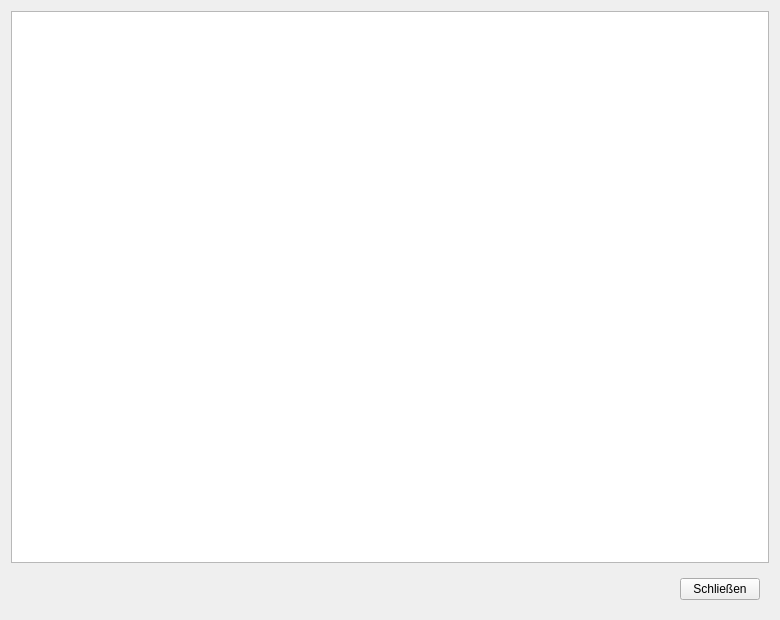
<?xml version="1.0" encoding="UTF-8"?>
<ui version="4.0">
 <class>ErrorLog</class>
 <widget class="QWidget" name="ErrorLog">
  <property name="geometry">
   <rect>
    <x>0</x>
    <y>0</y>
    <width>780</width>
    <height>620</height>
   </rect>
  </property>
  <property name="windowTitle">
   <string>Form</string>
  </property>
  <layout class="QVBoxLayout" name="verticalLayout">
   <item>
    <widget class="QListWidget" name="errorList">
     <property name="editTriggers">
      <set>QAbstractItemView::NoEditTriggers</set>
     </property>
     <property name="showDropIndicator" stdset="0">
      <bool>false</bool>
     </property>
     <property name="selectionMode">
      <enum>QAbstractItemView::ExtendedSelection</enum>
     </property>
    </widget>
   </item>
   <item>
    <widget class="QWidget" name="widget" native="true">
     <layout class="QHBoxLayout" name="horizontalLayout">
      <item>
       <spacer name="horizontalSpacer">
        <property name="orientation">
         <enum>Qt::Horizontal</enum>
        </property>
        <property name="sizeHint" stdset="0">
         <size>
          <width>0</width>
          <height>20</height>
         </size>
        </property>
       </spacer>
      </item>
      <item>
       <widget class="QPushButton" name="clodeButton">
        <property name="text">
         <string>Schließen</string>
        </property>
       </widget>
      </item>
     </layout>
    </widget>
   </item>
  </layout>
 </widget>
 <resources/>
 <connections/>
</ui>
